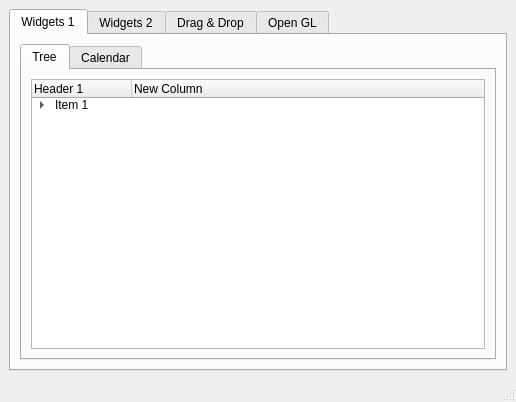
<?xml version="1.0" encoding="UTF-8"?>
<ui version="4.0">
 <class>MultiWidget</class>
 <widget class="QMainWindow" name="MultiWidget">
  <property name="geometry">
   <rect>
    <x>0</x>
    <y>0</y>
    <width>516</width>
    <height>402</height>
   </rect>
  </property>
  <property name="sizePolicy">
   <sizepolicy hsizetype="Fixed" vsizetype="Fixed">
    <horstretch>0</horstretch>
    <verstretch>0</verstretch>
   </sizepolicy>
  </property>
  <property name="minimumSize">
   <size>
    <width>516</width>
    <height>402</height>
   </size>
  </property>
  <property name="maximumSize">
   <size>
    <width>516</width>
    <height>402</height>
   </size>
  </property>
  <property name="windowTitle">
   <string>Multi-Widget</string>
  </property>
  <widget class="QWidget" name="centralwidget">
   <layout class="QVBoxLayout" name="verticalLayout_2">
    <item>
     <widget class="QTabWidget" name="tabs">
      <property name="currentIndex">
       <number>0</number>
      </property>
      <widget class="QWidget" name="tab_widgets1">
       <attribute name="title">
        <string>Widgets 1</string>
       </attribute>
       <layout class="QGridLayout" name="gridLayout_2">
        <item row="0" column="0">
         <layout class="QVBoxLayout" name="verticalLayout">
          <item>
           <widget class="QTabWidget" name="tabWidget_2">
            <property name="currentIndex">
             <number>0</number>
            </property>
            <widget class="QWidget" name="tab_tree">
             <attribute name="title">
              <string>Tree</string>
             </attribute>
             <layout class="QGridLayout" name="gridLayout_3">
              <item row="0" column="0">
               <layout class="QVBoxLayout" name="verticalLayout_3">
                <item>
                 <widget class="QTreeWidget" name="tree">
                  <column>
                   <property name="text">
                    <string>Header 1</string>
                   </property>
                  </column>
                  <column>
                   <property name="text">
                    <string>New Column</string>
                   </property>
                  </column>
                  <item>
                   <property name="text">
                    <string>Item 1</string>
                   </property>
                   <item>
                    <property name="text">
                     <string>Subitem 1</string>
                    </property>
                   </item>
                  </item>
                 </widget>
                </item>
               </layout>
              </item>
             </layout>
            </widget>
            <widget class="QWidget" name="tab_calendar">
             <attribute name="title">
              <string>Calendar</string>
             </attribute>
             <layout class="QVBoxLayout" name="verticalLayout_4">
              <item>
               <widget class="QDateEdit" name="date">
                <property name="alignment">
                 <set>Qt::AlignCenter</set>
                </property>
                <property name="timeSpec">
                 <enum>Qt::LocalTime</enum>
                </property>
               </widget>
              </item>
              <item>
               <widget class="QCalendarWidget" name="calendar"/>
              </item>
             </layout>
            </widget>
           </widget>
          </item>
         </layout>
        </item>
       </layout>
      </widget>
      <widget class="QWidget" name="tab_widgets2">
       <attribute name="title">
        <string>Widgets 2</string>
       </attribute>
       <layout class="QVBoxLayout" name="verticalLayout_6">
        <item>
         <layout class="QHBoxLayout" name="horizontalLayout_2">
          <property name="topMargin">
           <number>0</number>
          </property>
          <item>
           <widget class="QGroupBox" name="choose_option">
            <property name="sizePolicy">
             <sizepolicy hsizetype="Preferred" vsizetype="Preferred">
              <horstretch>0</horstretch>
              <verstretch>0</verstretch>
             </sizepolicy>
            </property>
            <property name="minimumSize">
             <size>
              <width>160</width>
              <height>150</height>
             </size>
            </property>
            <property name="maximumSize">
             <size>
              <width>160</width>
              <height>150</height>
             </size>
            </property>
            <property name="title">
             <string>Choose Option</string>
            </property>
            <layout class="QVBoxLayout" name="verticalLayout_5">
             <item>
              <widget class="QRadioButton" name="radio_start">
               <property name="statusTip">
                <string>Start the Progress Bar</string>
               </property>
               <property name="text">
                <string>Start</string>
               </property>
               <property name="checked">
                <bool>true</bool>
               </property>
              </widget>
             </item>
             <item>
              <widget class="QRadioButton" name="radio_stop">
               <property name="statusTip">
                <string>Stop the Progress Bar</string>
               </property>
               <property name="text">
                <string>Stop</string>
               </property>
              </widget>
             </item>
             <item>
              <widget class="QRadioButton" name="radio_reset">
               <property name="statusTip">
                <string>Reset the Progress Bar</string>
               </property>
               <property name="text">
                <string>Reset</string>
               </property>
              </widget>
             </item>
            </layout>
           </widget>
          </item>
          <item>
           <widget class="QGroupBox" name="move_dial">
            <property name="sizePolicy">
             <sizepolicy hsizetype="Fixed" vsizetype="Fixed">
              <horstretch>0</horstretch>
              <verstretch>0</verstretch>
             </sizepolicy>
            </property>
            <property name="minimumSize">
             <size>
              <width>300</width>
              <height>150</height>
             </size>
            </property>
            <property name="maximumSize">
             <size>
              <width>150</width>
              <height>16777215</height>
             </size>
            </property>
            <property name="title">
             <string>Move the Dial</string>
            </property>
            <layout class="QHBoxLayout" name="horizontalLayout">
             <item>
              <widget class="QDial" name="dial"/>
             </item>
             <item>
              <widget class="QLCDNumber" name="lcd_num">
               <property name="styleSheet">
                <string notr="true">color: rgb(0, 0, 255);
</string>
               </property>
               <property name="digitCount">
                <number>2</number>
               </property>
              </widget>
             </item>
            </layout>
           </widget>
          </item>
          <item>
           <spacer name="horizontalSpacer_2">
            <property name="orientation">
             <enum>Qt::Horizontal</enum>
            </property>
            <property name="sizeHint" stdset="0">
             <size>
              <width>40</width>
              <height>20</height>
             </size>
            </property>
           </spacer>
          </item>
         </layout>
        </item>
        <item>
         <spacer name="verticalSpacer">
          <property name="orientation">
           <enum>Qt::Vertical</enum>
          </property>
          <property name="sizeType">
           <enum>QSizePolicy::Fixed</enum>
          </property>
          <property name="sizeHint" stdset="0">
           <size>
            <width>20</width>
            <height>10</height>
           </size>
          </property>
         </spacer>
        </item>
        <item>
         <layout class="QHBoxLayout" name="horizontalLayout_4">
          <item>
           <layout class="QVBoxLayout" name="verticalLayout_7">
            <property name="rightMargin">
             <number>10</number>
            </property>
            <item>
             <widget class="QFontComboBox" name="font_box"/>
            </item>
            <item>
             <widget class="QLabel" name="font_label">
              <property name="styleSheet">
               <string notr="true">font: 12pt &quot;Arial&quot;;</string>
              </property>
              <property name="text">
               <string/>
              </property>
             </widget>
            </item>
           </layout>
          </item>
          <item>
           <spacer name="horizontalSpacer">
            <property name="orientation">
             <enum>Qt::Horizontal</enum>
            </property>
            <property name="sizeHint" stdset="0">
             <size>
              <width>40</width>
              <height>20</height>
             </size>
            </property>
           </spacer>
          </item>
         </layout>
        </item>
        <item>
         <spacer name="verticalSpacer_2">
          <property name="orientation">
           <enum>Qt::Vertical</enum>
          </property>
          <property name="sizeType">
           <enum>QSizePolicy::Fixed</enum>
          </property>
          <property name="sizeHint" stdset="0">
           <size>
            <width>20</width>
            <height>10</height>
           </size>
          </property>
         </spacer>
        </item>
        <item>
         <layout class="QHBoxLayout" name="horizontalLayout_3">
          <item>
           <widget class="QProgressBar" name="progress_bar">
            <property name="value">
             <number>24</number>
            </property>
           </widget>
          </item>
         </layout>
        </item>
       </layout>
      </widget>
      <widget class="QWidget" name="tab_dragdrop">
       <attribute name="title">
        <string>Drag &amp;&amp; Drop</string>
       </attribute>
       <layout class="QVBoxLayout" name="verticalLayout_8">
        <item>
         <spacer name="verticalSpacer_4">
          <property name="orientation">
           <enum>Qt::Vertical</enum>
          </property>
          <property name="sizeType">
           <enum>QSizePolicy::Fixed</enum>
          </property>
          <property name="sizeHint" stdset="0">
           <size>
            <width>20</width>
            <height>10</height>
           </size>
          </property>
         </spacer>
        </item>
        <item>
         <layout class="QHBoxLayout" name="horizontalLayout_5">
          <item>
           <widget class="QLineEdit" name="line_edit">
            <property name="sizePolicy">
             <sizepolicy hsizetype="Expanding" vsizetype="Fixed">
              <horstretch>0</horstretch>
              <verstretch>0</verstretch>
             </sizepolicy>
            </property>
            <property name="text">
             <string/>
            </property>
            <property name="dragEnabled">
             <bool>true</bool>
            </property>
           </widget>
          </item>
          <item>
           <widget class="QComboBox" name="combo_box">
            <property name="sizePolicy">
             <sizepolicy hsizetype="Expanding" vsizetype="Fixed">
              <horstretch>0</horstretch>
              <verstretch>0</verstretch>
             </sizepolicy>
            </property>
            <property name="acceptDrops">
             <bool>true</bool>
            </property>
            <property name="editable">
             <bool>true</bool>
            </property>
            <property name="currentText">
             <string/>
            </property>
           </widget>
          </item>
          <item>
           <widget class="QPushButton" name="push_btn">
            <property name="sizePolicy">
             <sizepolicy hsizetype="Expanding" vsizetype="Fixed">
              <horstretch>0</horstretch>
              <verstretch>0</verstretch>
             </sizepolicy>
            </property>
            <property name="acceptDrops">
             <bool>true</bool>
            </property>
            <property name="text">
             <string>PushButton</string>
            </property>
           </widget>
          </item>
         </layout>
        </item>
        <item>
         <layout class="QHBoxLayout" name="horizontalLayout_6">
          <property name="topMargin">
           <number>10</number>
          </property>
          <item>
           <widget class="QListWidget" name="list_1">
            <property name="dragEnabled">
             <bool>true</bool>
            </property>
            <property name="dragDropMode">
             <enum>QAbstractItemView::DragDrop</enum>
            </property>
            <property name="selectionMode">
             <enum>QAbstractItemView::ExtendedSelection</enum>
            </property>
            <item>
             <property name="text">
              <string>Item 1</string>
             </property>
            </item>
            <item>
             <property name="text">
              <string>Item 2</string>
             </property>
            </item>
            <item>
             <property name="text">
              <string>Item 3</string>
             </property>
            </item>
            <item>
             <property name="text">
              <string>Item 4</string>
             </property>
            </item>
           </widget>
          </item>
          <item>
           <widget class="QListWidget" name="list_2">
            <property name="dragEnabled">
             <bool>true</bool>
            </property>
            <property name="dragDropMode">
             <enum>QAbstractItemView::DragDrop</enum>
            </property>
            <property name="selectionMode">
             <enum>QAbstractItemView::ExtendedSelection</enum>
            </property>
           </widget>
          </item>
         </layout>
        </item>
       </layout>
      </widget>
      <widget class="QWidget" name="tab_open_gl">
       <attribute name="title">
        <string>Open GL</string>
       </attribute>
       <layout class="QGridLayout" name="gridLayout">
        <item row="0" column="0">
         <widget class="QFrame" name="frame_gl">
          <property name="sizePolicy">
           <sizepolicy hsizetype="Fixed" vsizetype="Fixed">
            <horstretch>0</horstretch>
            <verstretch>0</verstretch>
           </sizepolicy>
          </property>
          <property name="minimumSize">
           <size>
            <width>300</width>
            <height>300</height>
           </size>
          </property>
          <property name="maximumSize">
           <size>
            <width>300</width>
            <height>300</height>
           </size>
          </property>
          <property name="frameShape">
           <enum>QFrame::StyledPanel</enum>
          </property>
          <property name="frameShadow">
           <enum>QFrame::Raised</enum>
          </property>
         </widget>
        </item>
       </layout>
      </widget>
     </widget>
    </item>
   </layout>
  </widget>
  <widget class="QMenuBar" name="menubar">
   <property name="geometry">
    <rect>
     <x>0</x>
     <y>0</y>
     <width>516</width>
     <height>21</height>
    </rect>
   </property>
  </widget>
  <widget class="QStatusBar" name="statusbar"/>
 </widget>
 <resources/>
 <connections>
  <connection>
   <sender>dial</sender>
   <signal>valueChanged(int)</signal>
   <receiver>lcd_num</receiver>
   <slot>display(int)</slot>
   <hints>
    <hint type="sourcelabel">
     <x>263</x>
     <y>161</y>
    </hint>
    <hint type="destinationlabel">
     <x>349</x>
     <y>163</y>
    </hint>
   </hints>
  </connection>
  <connection>
   <sender>font_box</sender>
   <signal>activated(QString)</signal>
   <receiver>font_label</receiver>
   <slot>setText(QString)</slot>
   <hints>
    <hint type="sourcelabel">
     <x>123</x>
     <y>246</y>
    </hint>
    <hint type="destinationlabel">
     <x>106</x>
     <y>273</y>
    </hint>
   </hints>
  </connection>
 </connections>
</ui>
